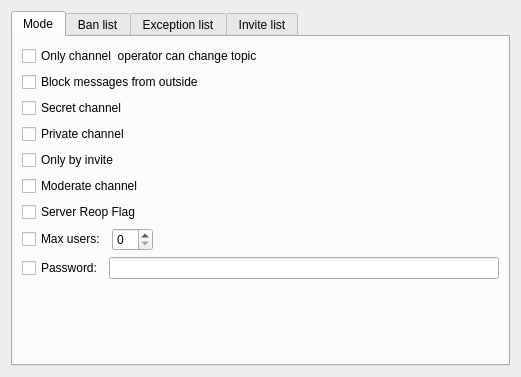
<?xml version="1.0" encoding="UTF-8"?>
<ui version="4.0">
 <class>ChannelConfigWidget</class>
 <widget class="QWidget" name="ChannelConfigWidget">
  <property name="geometry">
   <rect>
    <x>0</x>
    <y>0</y>
    <width>521</width>
    <height>377</height>
   </rect>
  </property>
  <property name="windowTitle">
   <string/>
  </property>
  <layout class="QGridLayout" name="gridLayout">
   <item row="0" column="0">
    <widget class="QTabWidget" name="tabWidget">
     <property name="currentIndex">
      <number>0</number>
     </property>
     <widget class="QWidget" name="tab">
      <attribute name="title">
       <string>Mode</string>
      </attribute>
      <layout class="QGridLayout" name="gridLayout_2">
       <item row="0" column="0">
        <layout class="QVBoxLayout" name="verticalLayout">
         <item>
          <widget class="QCheckBox" name="OpTopic_">
           <property name="text">
            <string>Only channel  operator can change topic</string>
           </property>
          </widget>
         </item>
         <item>
          <widget class="QCheckBox" name="BlockOutMessage_">
           <property name="text">
            <string>Block messages from outside</string>
           </property>
          </widget>
         </item>
         <item>
          <widget class="QCheckBox" name="SecretChannel_">
           <property name="text">
            <string>Secret channel</string>
           </property>
          </widget>
         </item>
         <item>
          <widget class="QCheckBox" name="PrivateChannel_">
           <property name="text">
            <string>Private channel</string>
           </property>
          </widget>
         </item>
         <item>
          <widget class="QCheckBox" name="InvitesOnly_">
           <property name="text">
            <string>Only by invite</string>
           </property>
          </widget>
         </item>
         <item>
          <widget class="QCheckBox" name="ModerateChannel_">
           <property name="text">
            <string>Moderate channel</string>
           </property>
          </widget>
         </item>
         <item>
          <widget class="QCheckBox" name="ReOp_">
           <property name="text">
            <string>Server Reop Flag</string>
           </property>
          </widget>
         </item>
         <item>
          <layout class="QHBoxLayout" name="horizontalLayout">
           <item>
            <widget class="QCheckBox" name="UserLimit_">
             <property name="text">
              <string>Max users:</string>
             </property>
            </widget>
           </item>
           <item>
            <widget class="QSpinBox" name="Limit_"/>
           </item>
           <item>
            <spacer name="horizontalSpacer">
             <property name="orientation">
              <enum>Qt::Horizontal</enum>
             </property>
             <property name="sizeHint" stdset="0">
              <size>
               <width>40</width>
               <height>20</height>
              </size>
             </property>
            </spacer>
           </item>
          </layout>
         </item>
         <item>
          <layout class="QHBoxLayout" name="horizontalLayout_2">
           <item>
            <widget class="QCheckBox" name="Password_">
             <property name="text">
              <string>Password:</string>
             </property>
            </widget>
           </item>
           <item>
            <widget class="QLineEdit" name="Key_">
             <property name="clearButtonEnabled">
              <bool>true</bool>
             </property>
            </widget>
           </item>
          </layout>
         </item>
        </layout>
       </item>
       <item row="1" column="0">
        <spacer name="verticalSpacer">
         <property name="orientation">
          <enum>Qt::Vertical</enum>
         </property>
         <property name="sizeHint" stdset="0">
          <size>
           <width>20</width>
           <height>147</height>
          </size>
         </property>
        </spacer>
       </item>
      </layout>
     </widget>
     <widget class="QWidget" name="tab_2">
      <attribute name="title">
       <string>Ban list</string>
      </attribute>
      <layout class="QGridLayout" name="gridLayout_3">
       <item row="0" column="0">
        <layout class="QHBoxLayout" name="horizontalLayout_4">
         <item>
          <widget class="QLabel" name="label">
           <property name="text">
            <string>Search:</string>
           </property>
          </widget>
         </item>
         <item>
          <widget class="QLineEdit" name="BanSearch_">
           <property name="clearButtonEnabled">
            <bool>true</bool>
           </property>
          </widget>
         </item>
        </layout>
       </item>
       <item row="2" column="0">
        <layout class="QHBoxLayout" name="horizontalLayout_5">
         <item>
          <widget class="QLabel" name="label_2">
           <property name="text">
            <string>Host mask:</string>
           </property>
          </widget>
         </item>
         <item>
          <widget class="QLineEdit" name="BanHostMask_">
           <property name="clearButtonEnabled">
            <bool>true</bool>
           </property>
          </widget>
         </item>
         <item>
          <widget class="QPushButton" name="UpdateBan_">
           <property name="text">
            <string>Update</string>
           </property>
           <property name="icon">
            <iconset theme="document-edit"/>
           </property>
          </widget>
         </item>
         <item>
          <widget class="QPushButton" name="AddBan_">
           <property name="text">
            <string>Add</string>
           </property>
           <property name="icon">
            <iconset theme="list-add"/>
           </property>
          </widget>
         </item>
         <item>
          <widget class="QPushButton" name="RemoveBan_">
           <property name="text">
            <string>Remove</string>
           </property>
           <property name="icon">
            <iconset theme="list-remove"/>
           </property>
          </widget>
         </item>
        </layout>
       </item>
       <item row="1" column="0">
        <widget class="QTableView" name="BanList_"/>
       </item>
      </layout>
     </widget>
     <widget class="QWidget" name="tab_4">
      <attribute name="title">
       <string>Exception list</string>
      </attribute>
      <layout class="QGridLayout" name="gridLayout_11">
       <item row="0" column="0">
        <layout class="QHBoxLayout" name="horizontalLayout_19">
         <item>
          <widget class="QLabel" name="label_13">
           <property name="text">
            <string>Search:</string>
           </property>
          </widget>
         </item>
         <item>
          <widget class="QLineEdit" name="ExceptSearch_">
           <property name="clearButtonEnabled">
            <bool>true</bool>
           </property>
          </widget>
         </item>
        </layout>
       </item>
       <item row="1" column="0">
        <widget class="QTableView" name="ExceptList_"/>
       </item>
       <item row="2" column="0">
        <layout class="QHBoxLayout" name="horizontalLayout_20">
         <item>
          <widget class="QLabel" name="label_14">
           <property name="text">
            <string>Host mask:</string>
           </property>
          </widget>
         </item>
         <item>
          <widget class="QLineEdit" name="ExceptHostMask_">
           <property name="clearButtonEnabled">
            <bool>true</bool>
           </property>
          </widget>
         </item>
         <item>
          <widget class="QPushButton" name="UpdateExcept_">
           <property name="text">
            <string>Update</string>
           </property>
           <property name="icon">
            <iconset theme="document-edit"/>
           </property>
          </widget>
         </item>
         <item>
          <widget class="QPushButton" name="AddExcept_">
           <property name="text">
            <string>Add</string>
           </property>
           <property name="icon">
            <iconset theme="list-add"/>
           </property>
          </widget>
         </item>
         <item>
          <widget class="QPushButton" name="RemoveExcept_">
           <property name="text">
            <string>Remove</string>
           </property>
           <property name="icon">
            <iconset theme="list-remove"/>
           </property>
          </widget>
         </item>
        </layout>
       </item>
      </layout>
     </widget>
     <widget class="QWidget" name="tab_3">
      <attribute name="title">
       <string>Invite list</string>
      </attribute>
      <layout class="QGridLayout" name="gridLayout_4">
       <item row="0" column="0">
        <layout class="QHBoxLayout" name="horizontalLayout_6">
         <item>
          <widget class="QLabel" name="label_3">
           <property name="text">
            <string>Search:</string>
           </property>
          </widget>
         </item>
         <item>
          <widget class="QLineEdit" name="InviteSearch_">
           <property name="clearButtonEnabled">
            <bool>true</bool>
           </property>
          </widget>
         </item>
        </layout>
       </item>
       <item row="2" column="0">
        <layout class="QHBoxLayout" name="horizontalLayout_7">
         <item>
          <widget class="QLabel" name="label_4">
           <property name="text">
            <string>Host mask:</string>
           </property>
          </widget>
         </item>
         <item>
          <widget class="QLineEdit" name="InviteHostMask_">
           <property name="clearButtonEnabled">
            <bool>true</bool>
           </property>
          </widget>
         </item>
         <item>
          <widget class="QPushButton" name="UpdateInvite_">
           <property name="text">
            <string>Update</string>
           </property>
           <property name="icon">
            <iconset theme="document-edit"/>
           </property>
          </widget>
         </item>
         <item>
          <widget class="QPushButton" name="AddInvite_">
           <property name="text">
            <string>Add</string>
           </property>
           <property name="icon">
            <iconset theme="list-add"/>
           </property>
          </widget>
         </item>
         <item>
          <widget class="QPushButton" name="RemoveInvite_">
           <property name="text">
            <string>Remove</string>
           </property>
           <property name="icon">
            <iconset theme="list-remove"/>
           </property>
          </widget>
         </item>
        </layout>
       </item>
       <item row="1" column="0">
        <widget class="QTableView" name="InviteList_"/>
       </item>
      </layout>
     </widget>
    </widget>
   </item>
  </layout>
 </widget>
 <resources/>
 <connections>
  <connection>
   <sender>UserLimit_</sender>
   <signal>clicked(bool)</signal>
   <receiver>Limit_</receiver>
   <slot>setEnabled(bool)</slot>
   <hints>
    <hint type="sourcelabel">
     <x>43</x>
     <y>218</y>
    </hint>
    <hint type="destinationlabel">
     <x>123</x>
     <y>221</y>
    </hint>
   </hints>
  </connection>
  <connection>
   <sender>Password_</sender>
   <signal>clicked(bool)</signal>
   <receiver>Key_</receiver>
   <slot>setEnabled(bool)</slot>
   <hints>
    <hint type="sourcelabel">
     <x>53</x>
     <y>249</y>
    </hint>
    <hint type="destinationlabel">
     <x>115</x>
     <y>248</y>
    </hint>
   </hints>
  </connection>
 </connections>
</ui>
